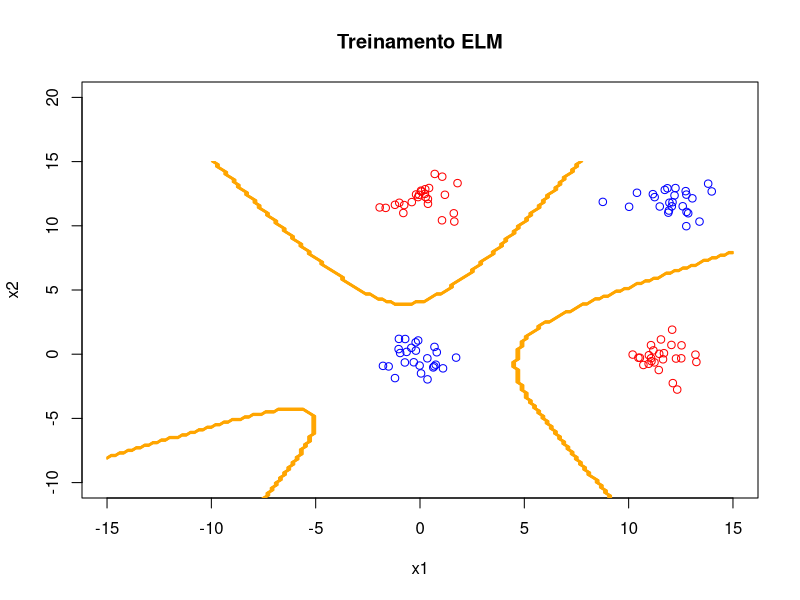

Source code (R):
# Y = HW (pagina 76 notas de aula)
# onde H = tanh(x * Z)

# cria as funções que geram A e P, vamos precisar deles no LOO no final da aula

rm(list = ls())
# dev.off()

library("corpcor")

N <- 50
p <- 40
lambda <- 0.1

xc1p1 <- cbind(rnorm(N / 2) + 12, rnorm(N / 2))
xc1p2 <- cbind(rnorm(N / 2), rnorm(N / 2) + 12)
xc1 <- rbind(xc1p1, xc1p2)

xc2p1 <- cbind(rnorm(N / 2), rnorm(N / 2))
xc2p2 <- cbind(rnorm(N / 2) + 12, rnorm(N / 2) + 12)
xc2 <- rbind(xc2p1, xc2p2)

plot(
  NULL,
  main = "Treinamento ELM",
  xlab = "x1",
  ylab = "x2",
  ylim = c(-10, 20),
  xlim = c(-15, 15)
)

points(xc1[, 1], xc1[, 2], col = "red")
points(xc2[, 1], xc2[, 2], col = "blue")

Y <- rbind(matrix(-1, nrow = N), matrix(1, nrow = N))

Z <- replicate(p, runif(3, -0.5, 0.5))

X <- as.matrix(rbind(xc1, xc2))

Xaug <- cbind(replicate(N, 1), X)

H <- tanh(Xaug %*% Z) # tanh é a função de ativação da camada intermediária

# define as matrizes A e P
# L = lambda * diag(p)
A <- (t(H) %*% H) + (lambda * diag(p))
A_inv <- solve(A)
W <- A_inv %*% t(H) %*% Y

P <- (diag(2 * N) - H %*% solve(A) %*% t(H))

Yhat_train <- sign(H %*% W)
e_train <- sum((Y - Yhat_train)^2) / 4
print(e_train)

# com A e P, podemos calcular os erros

Je <- t(Y) %*% (P %*% P) %*% Y
Jew <- t(Y - Yhat_train) %*% (Y - Yhat_train)
print(cbind(Je, Jew))

Jw <- t(Y) %*% (P - P%*%P) %*% Y
Jww <- t(W) %*% (lambda * diag(p)) %*% W
print(cbind(Jw, Jww))

J <- Jw + Jww
print(J)

Jformula <- t(Yhat_train) %*% P %*% Yhat_train
print(Jformula)

## achei o W, agora vamos aplicar esse paramentro aprendido sobre o grid

seqx1x2 <- seq(-15, 15, 0.2)
npgrid <- length(seqx1x2)
M <- matrix(nrow = npgrid, ncol = npgrid)
ci <- 0

for (x1 in seqx1x2) {
  ci <- ci + 1
  cj <- 0
  for (x2 in seqx1x2) {
    cj <- cj + 1
    xin <- as.matrix(cbind(1, x1, x2))
    H_in <- tanh(xin %*% Z)
    M[ci, cj] <- 1.0 * (H_in %*% W >= 0)
    # a saida final da rede é Y(x) = H * W, onde H = tanh(x * Z)
    # a rede tem 3 entradas (recebe um vetor de 3 posições), e retorna
    # 1 ou -1 na saida, que plotamos com o contour no R
  }
}

contour(
  seqx1x2,
  seqx1x2,
  M,
  add = TRUE,
  lwd = 1,
  drawlabels = FALSE,
  col = "orange"
)
